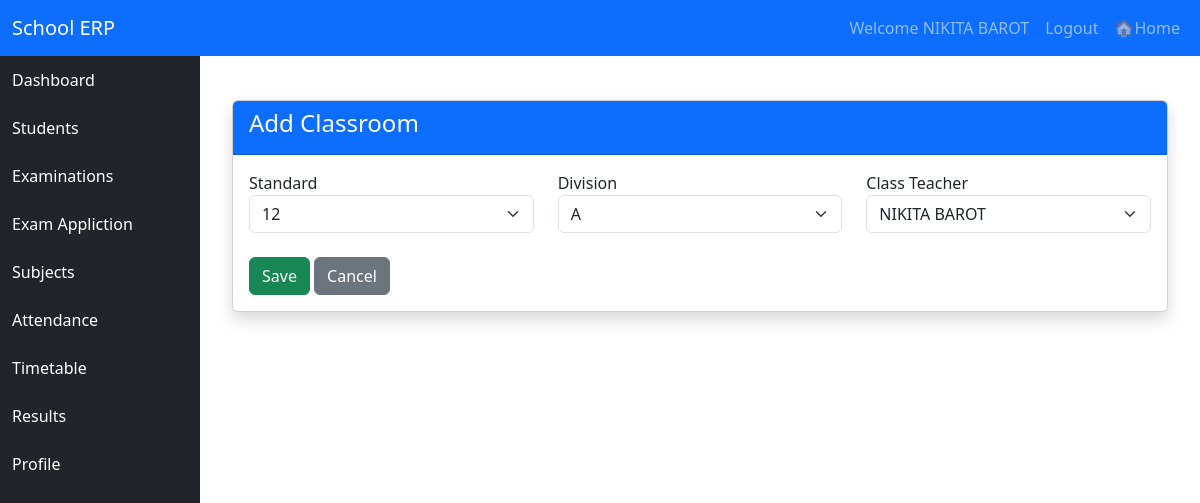
The page /classes/update-classroom/1 (signed in) on the database its author committed.
### accounts/models.py (models this page shows, shortened)
class User(AbstractUser):
    ROLE_CHOICES = [
        ('admin','Admin'),
        ('teacher','Teacher'),
        ('student','Student'),
    ]
    role = models.CharField(
        max_length=20,
        choices=ROLE_CHOICES
    )

### classes/models.py (models this page shows, shortened)
class ClassRoom(models.Model):
    STANDARD_CHOICES = [
        ('5','5'),
        ('6','6'),
        ('7','7'),
        ('8','8'),
        ('9','9'),
        ('10','10'),
        ('11','11'),
        ('12','12'),
    ]
    DIVISION_CHOICES = [
        ('A','A'),
        ('B','B'),
        ('C','C'),
        ('D','D'),
    ]
    standard = models.CharField(
        max_length=2,
        choices=STANDARD_CHOICES,
        null=False)
    division = models.CharField(
        max_length=1,
        choices=DIVISION_CHOICES,
        null=False
    )
    class_teacher = models.ForeignKey(
        Teacher,
        on_delete=models.SET_NULL,
        null=True,
        blank=True
    )
    class Meta:
        unique_together = ('standard' , 'division')

### classes/views.py (the view)
def classroom_update(request, pk):
    classroom = get_object_or_404(
        ClassRoom,
        pk=pk
    )
    form = ClassRoomForm(
        request.POST or None,
        instance=classroom
    )
    if form.is_valid():
        form.save()
        return redirect('classroom_list')
    context = {
        'form' : form
    }
    return render(request, 'classes/classroom_form.html', context)

### classes/forms.py
class ClassRoomForm(forms.ModelForm):
    class Meta:
        model = ClassRoom
        fields = '__all__'
        widgets = {
            'standard' : forms.Select(attrs={'class' : 'form-select'}),
            'division' : forms.Select(attrs={'class' : 'form-select'}),
            'class_teacher' : forms.Select(attrs={'class' : 'form-select'}),
        }

### teachers/models.py (called while the page is built)
    def __str__(self):
        return self.name

### templates/classes/classroom_form.html (shortened to what this page needs)
{% extends 'base.html' %}
{% block content %}
<div class="container mt-4">
    <div class="card shadow">
        <div class="card-header bg-primary text-white">
            <h4>Add Classroom</h4>
        </div>
        <div class="card-body">
            <form method="post">
                <div class="row">
                    <div class="col-md-4">
                        <label>Standard</label>
                        {{ form.standard }}
                    </div>
                    <div class="col-md-4">
                        <label>Division</label>
                        {{ form.division }}
                    </div>
                    <div class="col-md-4">
                        <label>Class Teacher</label>
                        {{ form.class_teacher }}
                    </div>
                </div>
                <br>
                <button
                    type="submit"
                    class="btn btn-success">
                    Save
                </button>
                <a href="{% url 'classroom_list' %}"
                   class="btn btn-secondary">
                    Cancel
                </a>
            </form>
        </div>
    </div>
</div>
{% endblock %}

### templates/navbar.html (shortened to what this page needs)
<nav class="navbar navbar-expand-lg navbar-dark bg-primary">
    <div class="container-fluid">
        <a class="navbar-brand" href="#">
            School ERP
        </a>
        <div class="collapse navbar-collapse"
             id="navbarNav">
            <ul class="navbar-nav ms-auto">
                {% if user.is_authenticated %}
                <li class="nav-item">
                    <span class="nav-link">
                        Welcome {{ user.username }}
                    </span>
                </li>
                <li class="nav-item">
                    <a class="nav-link"
                       href="{% url 'logout' %}">
                        Logout
                    </a>
                </li>
                <li class="nav-item">
                    <a class="nav-link"
                       href="{% url 'home_redirect' %}">
                        🏠Home
                    </a>
                </li>
                {% endif %}
            </ul>
        </div>
    </div>
</nav>

### rows shown on the page
User: username "NIKITA BAROT"
ClassRoom: standard "12", division "A", class_teacher "NIKITA BAROT"
